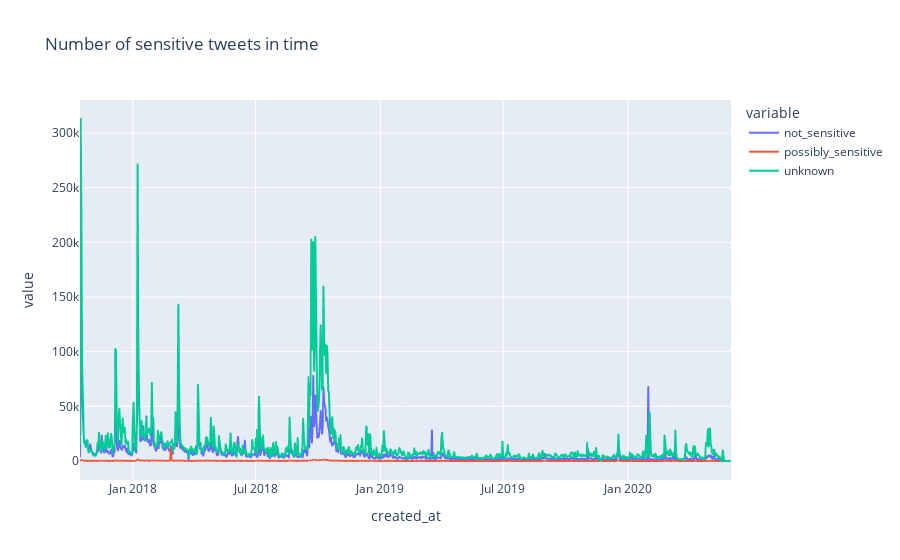
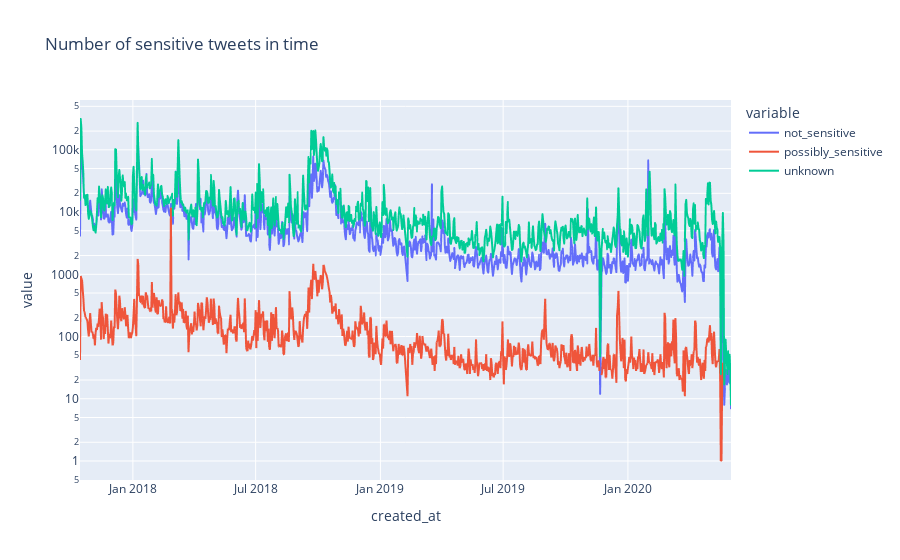

Write notebook code for charts like these, in order.
### Code cell
number_of_sensitive_tweets_in_time_df = number_of_sensitive_tweets_in_time_df.reset_index()
number_of_sensitive_tweets_in_time_df = number_of_sensitive_tweets_in_time_df[(number_of_sensitive_tweets_in_time_df.created_at >= '2017-01-01') & 
                                                                            (number_of_sensitive_tweets_in_time_df.created_at <= '2021-01-01')]
number_of_sensitive_tweets_in_time_df.possibly_sensitive =  number_of_sensitive_tweets_in_time_df.possibly_sensitive.replace(np.nan, 'unknown').replace(False, 'not_sensitive').replace(True, 'possibly_sensitive').replace('False', 'not_sensitive').replace('True', 'possibly_sensitive')
number_of_sensitive_tweets_in_time_df = number_of_sensitive_tweets_in_time_df.set_index('created_at').groupby([pd.Grouper(freq='D'), 'possibly_sensitive'], dropna=False).id.sum().reset_index().pivot_table(index = 'created_at', columns = 'possibly_sensitive', values = 'id')

# number_of_sensitive_tweets_in_time_df.to_csv('export_summary/number_of_sensitive_tweets_in_time.csv')
# number_of_sensitive_tweets_in_time_df = pd.read_csv('export_summary/number_of_sensitive_tweets_in_time.csv', index_col=0)

fig = px.line(number_of_sensitive_tweets_in_time_df, title='Number of sensitive tweets in time')
fig.show()
fig = px.line(number_of_sensitive_tweets_in_time_df, title='Number of sensitive tweets in time',  log_y=True)
fig.show()

### Figure 1 — Plotly figure (JSON) as saved in the notebook; plotly's stock layout.template omitted (floating-point values rounded to 4 significant figures; data arrays with more than 128 entries replaced by an {"elided": "..."} marker saying what was removed)
{"data": [{"hovertemplate": "variable=not_sensitive<br>created_at=%{x}<br>value=%{y}<extra></extra>", "legendgroup": "not_sensitive", "line": {"color": "#636efa", "dash": "solid"}, "marker": {"symbol": "circle"}, "mode": "lines", "name": "not_sensitive", "showlegend": true, "type": "scattergl", "x": {"elided": "954 str values"}, "xaxis": "x", "y": {"elided": "954 int values"}, "yaxis": "y"}, {"hovertemplate": "variable=possibly_sensitive<br>created_at=%{x}<br>value=%{y}<extra></extra>", "legendgroup": "possibly_sensitive", "line": {"color": "#EF553B", "dash": "solid"}, "marker": {"symbol": "circle"}, "mode": "lines", "name": "possibly_sensitive", "showlegend": true, "type": "scattergl", "x": {"elided": "954 str values"}, "xaxis": "x", "y": {"elided": "954 int values"}, "yaxis": "y"}, {"hovertemplate": "variable=unknown<br>created_at=%{x}<br>value=%{y}<extra></extra>", "legendgroup": "unknown", "line": {"color": "#00cc96", "dash": "solid"}, "marker": {"symbol": "circle"}, "mode": "lines", "name": "unknown", "showlegend": true, "type": "scattergl", "x": {"elided": "954 str values"}, "xaxis": "x", "y": {"elided": "954 int values"}, "yaxis": "y"}], "layout": {"legend": {"title": {"text": "variable"}, "tracegroupgap": 0}, "title": {"text": "Number of sensitive tweets in time"}, "xaxis": {"anchor": "y", "domain": [0, 1], "title": {"text": "created_at"}}, "yaxis": {"anchor": "x", "domain": [0, 1], "title": {"text": "value"}}}}

### Figure 2 — Plotly figure (JSON) as saved in the notebook; plotly's stock layout.template omitted (floating-point values rounded to 4 significant figures; data arrays with more than 128 entries replaced by an {"elided": "..."} marker saying what was removed)
{"data": [{"hovertemplate": "variable=not_sensitive<br>created_at=%{x}<br>value=%{y}<extra></extra>", "legendgroup": "not_sensitive", "line": {"color": "#636efa", "dash": "solid"}, "marker": {"symbol": "circle"}, "mode": "lines", "name": "not_sensitive", "showlegend": true, "type": "scattergl", "x": {"elided": "954 str values"}, "xaxis": "x", "y": {"elided": "954 int values"}, "yaxis": "y"}, {"hovertemplate": "variable=possibly_sensitive<br>created_at=%{x}<br>value=%{y}<extra></extra>", "legendgroup": "possibly_sensitive", "line": {"color": "#EF553B", "dash": "solid"}, "marker": {"symbol": "circle"}, "mode": "lines", "name": "possibly_sensitive", "showlegend": true, "type": "scattergl", "x": {"elided": "954 str values"}, "xaxis": "x", "y": {"elided": "954 int values"}, "yaxis": "y"}, {"hovertemplate": "variable=unknown<br>created_at=%{x}<br>value=%{y}<extra></extra>", "legendgroup": "unknown", "line": {"color": "#00cc96", "dash": "solid"}, "marker": {"symbol": "circle"}, "mode": "lines", "name": "unknown", "showlegend": true, "type": "scattergl", "x": {"elided": "954 str values"}, "xaxis": "x", "y": {"elided": "954 int values"}, "yaxis": "y"}], "layout": {"legend": {"title": {"text": "variable"}, "tracegroupgap": 0}, "title": {"text": "Number of sensitive tweets in time"}, "xaxis": {"anchor": "y", "domain": [0, 1], "title": {"text": "created_at"}}, "yaxis": {"anchor": "x", "domain": [0, 1], "title": {"text": "value"}, "type": "log"}}}
